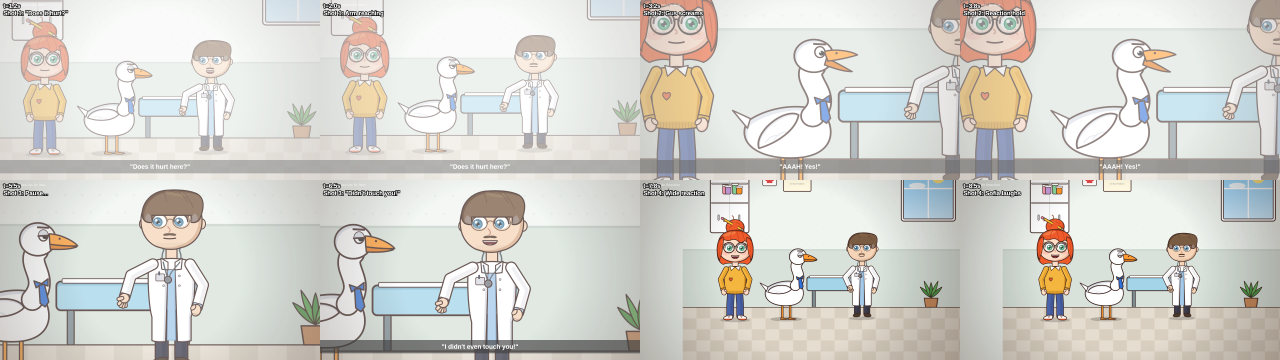
#> input picture test_scene2_stills.png, 3840 x 1080 px, given in place of cm_cap_canal_2013.jpg, which was not available (shown at 1/3 size)
$ python cover.py
#> lines starting #> are read from the running program, lines starting #| are printed output that depends on the picture
### whyhow/covers_v4.py
# Thumbnails v4 — "White over footage + one coral word" design system (designer spec, Nov 26 2026).
# Inter Display Black caps, -0.02em tracking, hanging coral plate, white location kicker, clean grade, local scrim.
# Run: python3 covers_v4.py   (writes *_cover_G.jpg / *_cover_H.jpg + phone-size previews to stdout list)
import numpy as np
from PIL import Image, ImageDraw, ImageFont, ImageFilter
W, H = 1280, 720
import os, json
CORAL = tuple(json.loads(os.environ.get('PLATE', '[228,87,46]'))); PTXT = tuple(json.loads(os.environ.get('PTXT', '[255,255,255]'))); INK = (16, 18, 20); NAVY = np.array([20, 26, 33], float)
FD = '/usr/share/fonts/opentype/inter/'
BLACK, SEMI = FD + 'InterDisplay-Black.otf', FD + 'InterDisplay-SemiBold.otf'

def crop(path, zoom=1.0, ax=0.5, ay=0.5):
#> called with zoom = 1.05, ax = 0.6, ay = 0.5
    im = Image.open(path).convert('RGB'); s = max(W / im.width, H / im.height) * zoom
#> after `s = max(W / im.width, H / im.height) * zoom`: s = 0.7
    im = im.resize((round(im.width * s), round(im.height * s)), Image.LANCZOS)
#> im: PIL image 2688x756 RGB
    x = round((im.width - W) * ax); y = round((im.height - H) * ay); return im.crop((x, y, x + W, y + H))
#> after `x = round((im.width - W) * ax)`: x = 845
#> after `y = round((im.height - H) * ay)`: y = 18
#> after `return im.crop((x, y, x + W, y + H))`:
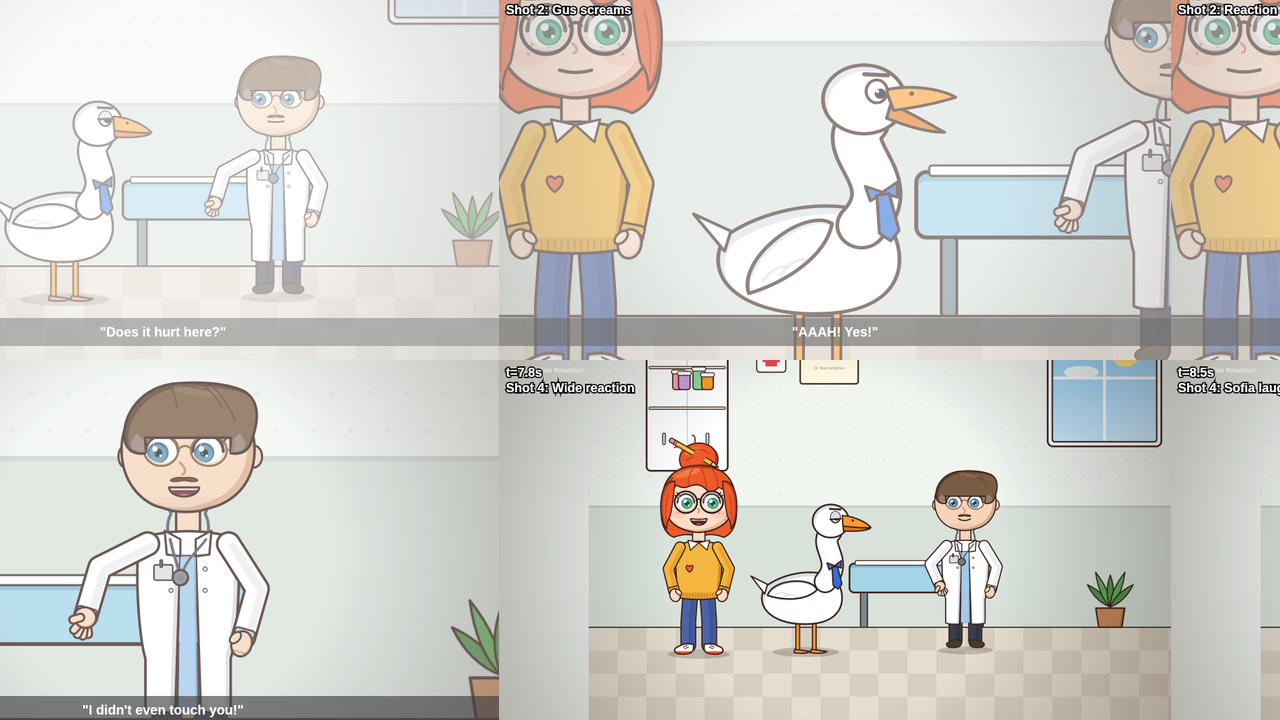
#> returned value: PIL image 1280x720 RGB; mean R, G, B 211, 210.2, 204.1

def grade(im, sat=1.08, teal=0.0, warm=0.0):
#> called with sat = 1.22, teal = 0, warm = 1
    a = np.asarray(im).astype(float) / 255
    for c in range(3):  # dehaze: per-channel levels
        lo, hi = np.percentile(a[..., c], 4), np.percentile(a[..., c], 99.5); a[..., c] = np.clip((a[..., c] - lo) / max(hi - lo, 1e-3), 0, 1)
#> this loop made 3 passes
#> lo on passes 1 to 3: 0.486, 0.478, 0.443
    a = a + 0.10 * (a - 0.5) * (1 - np.abs(2 * a - 1))            # gentle S-curve
    a = np.clip(a, 0, 1); L = a @ [0.2126, 0.7152, 0.0722]
    a = L[..., None] + (a - L[..., None]) * sat                    # saturation
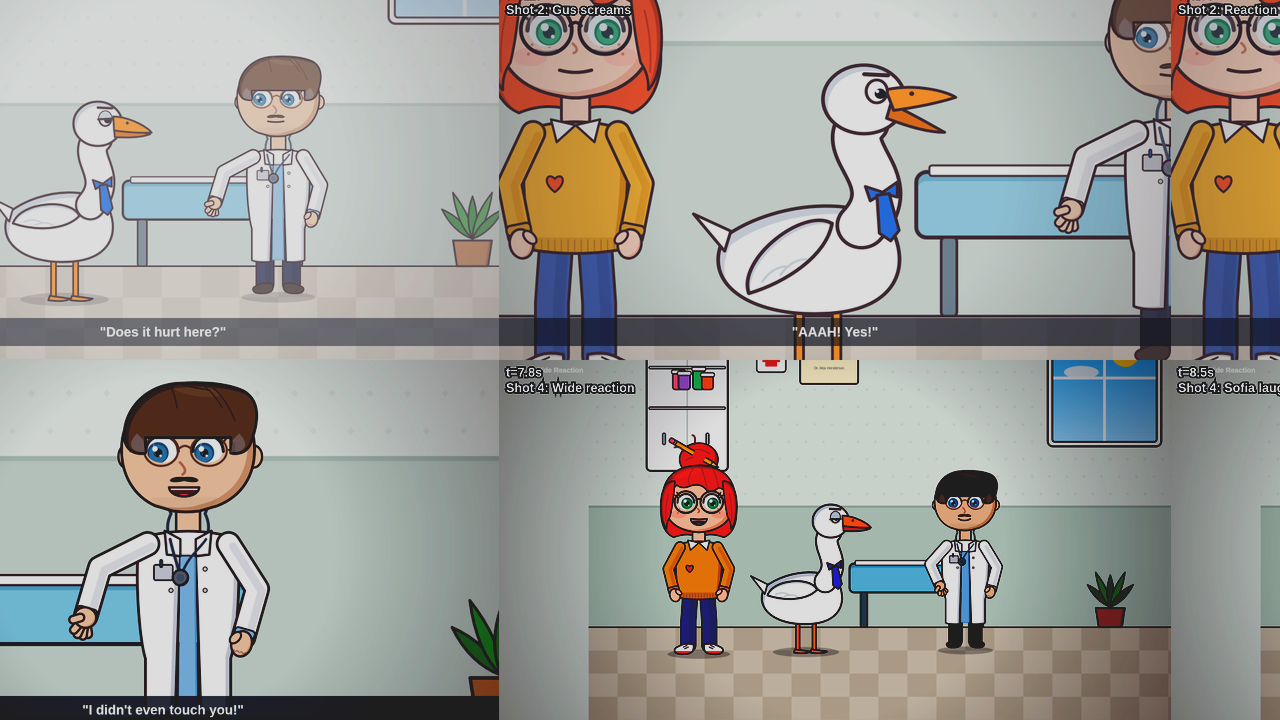
#> a: shape (720, 1280, 3) float64; mean R, G, B 0.679, 0.68, 0.654; drawn with min black and max white
    if teal: b = (a[..., 2] > a[..., 0]) ; a[..., 1] += teal * 0.04 * b; a[..., 0] -= teal * 0.05 * b
    if warm: a[..., 0] += warm * 0.03 * L; a[..., 2] -= warm * 0.03 * L
    sh = np.clip(1 - L / 0.45, 0, 1)[..., None] * 0.35              # split tone: shadows toward video navy
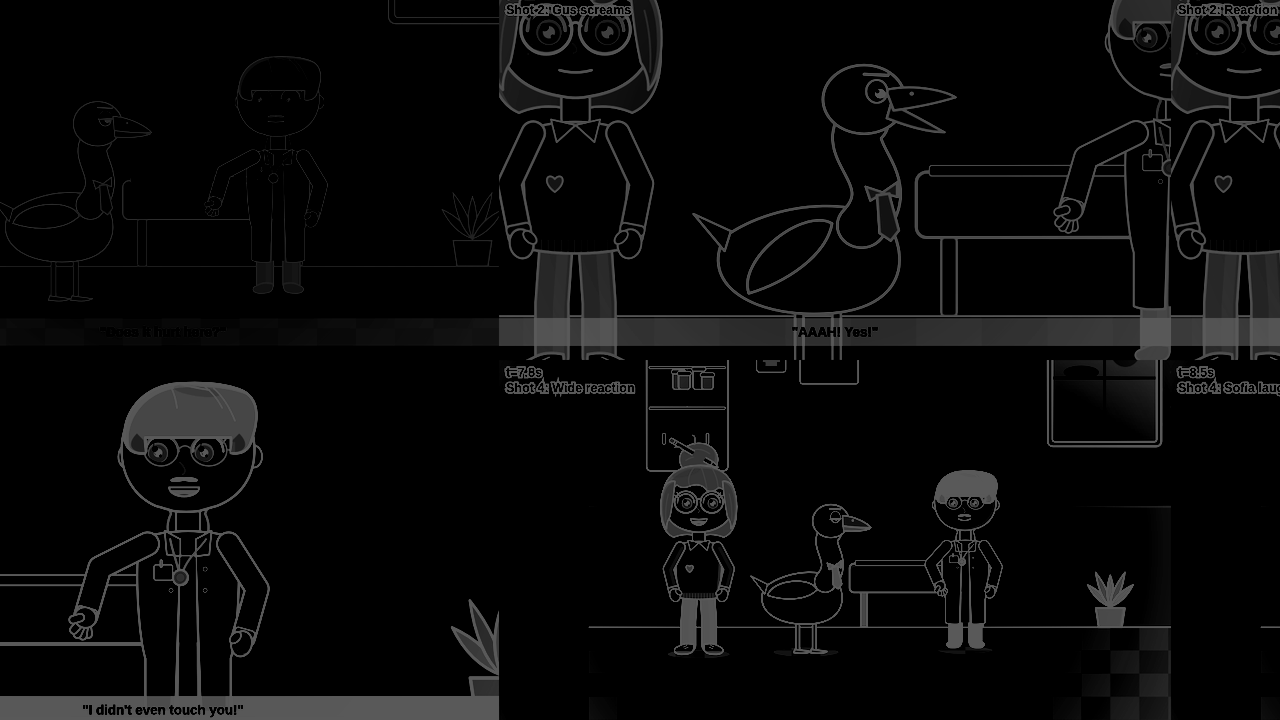
#> sh: shape (720, 1280, 1) float64; min 0, max 0.35, mean 0.0353
    a = a * (1 - sh) + (NAVY / 255) * sh
    return Image.fromarray((np.clip(a, 0, 1) * 255).astype(np.uint8))
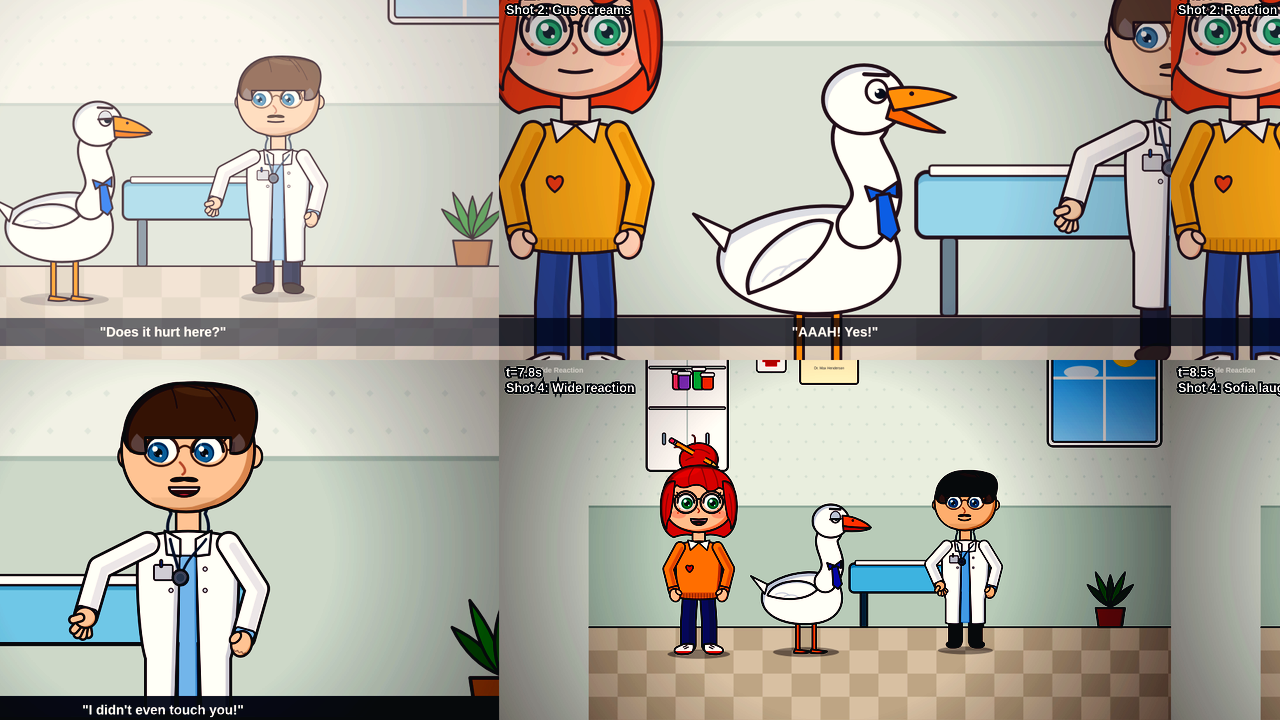
#> returned value: PIL image 1280x720 RGB; mean R, G, B 176.7, 173, 161.2

def overlay(im, side='left', blob=None, scrim=0.60):
#> called with side = 'left', scrim = 0.45
    a = np.asarray(im).astype(float); X = np.linspace(0, 1, W)[None, :]
    g = np.clip(1 - (X if side == 'left' else 1 - X) / 0.55, 0, 1) * scrim
    if blob: cx, cy, rx, ry = blob; yy, xx = np.mgrid[0:H, 0:W]; g = np.maximum(g, np.clip(1 - ((xx - cx) / rx) ** 2 - ((yy - cy) / ry) ** 2, 0, 1) * 0.35)
    yy, xx = np.mgrid[0:H, 0:W]; d = np.sqrt(((xx - W / 2) / (W / 2)) ** 2 + ((yy - H / 2) / (H / 2)) ** 2) / np.sqrt(2)
    g = 1 - (1 - g) * (1 - np.clip((d - 0.55) / 0.45, 0, 1) * 0.22)
    a = a * (1 - g[..., None]) + np.array(INK) * g[..., None]; return Image.fromarray(a.astype(np.uint8))
#> after `a = a * (1 - g[..., None]) + np.array(INK) * g[..., None]`:
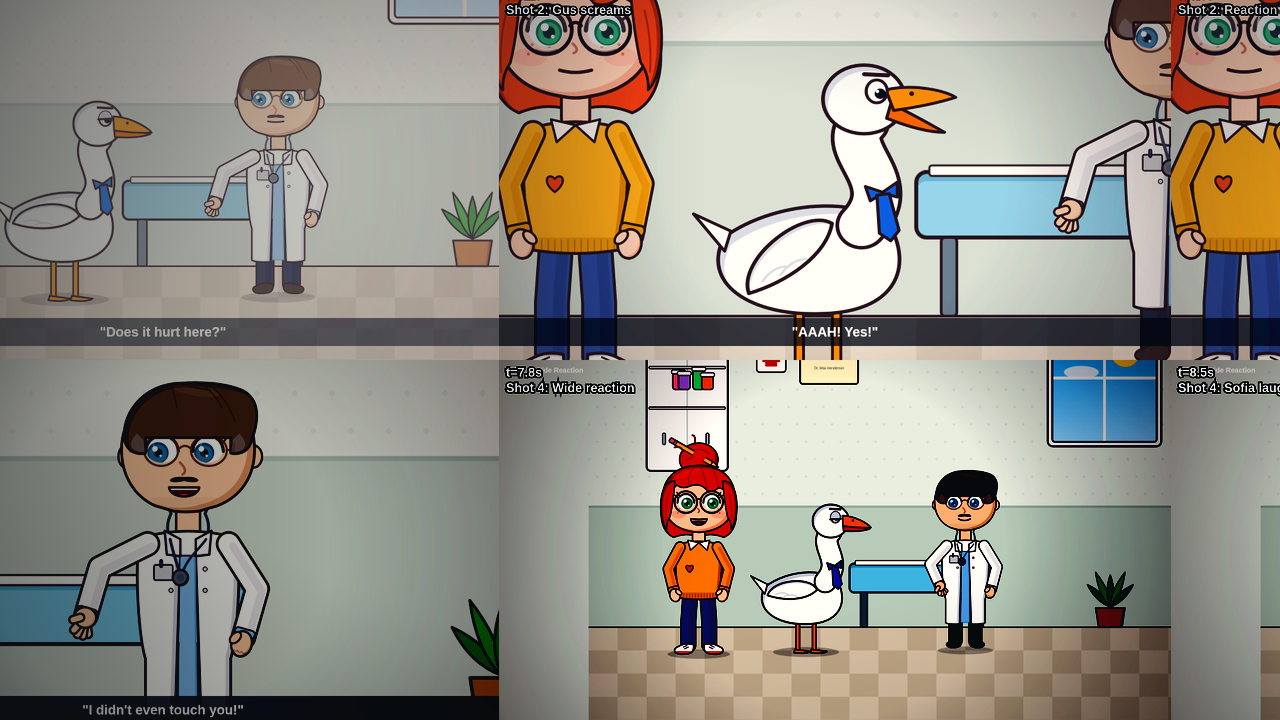
#> a: shape (720, 1280, 3) float64; mean R, G, B 150.3, 147.2, 137.3

def track_text(d, x, y, s, font, track, fill):
    for ch in s: d.text((x, y), ch, font=font, fill=fill); x += font.getlength(ch) + track
def width(s, font, track): return sum(font.getlength(c) for c in s) + track * (len(s) - 1)

# [28 lines left out: function compose, not called in this run]

# [13 lines that do not run on import are left out]

### whyhow/ep17_phoenix/cover.py
# EP17 cover base (owner's Hong Kong look): run from whyhow/: python3 ep17_phoenix/cover.py && node ep17_phoenix/cover.js
import sys, os; sys.path.insert(0, os.path.dirname(os.path.dirname(os.path.abspath(__file__))))
from covers_v4 import crop, grade, overlay
D = os.path.dirname(os.path.abspath(__file__))
for src, out, c in [('footage/cm_cap_canal_2013.jpg', 'cover_base_cap.jpg', dict(zoom=1.05, ax=0.6, ay=0.5)), ('footage/cm_grand_canal_camelback.jpg', 'cover_base_canal.jpg', dict(zoom=1.05, ax=0.5, ay=0.55))]:
    overlay(grade(crop(os.path.join(D, src), **c), sat=1.22, warm=1), 'left', None, 0.45).save(os.path.join(D, out), quality=95)
#> pass 2 of the loop `for src, out, c in [('footage/cm_cap_canal_2013.jpg', 'cover_base_cap...`:
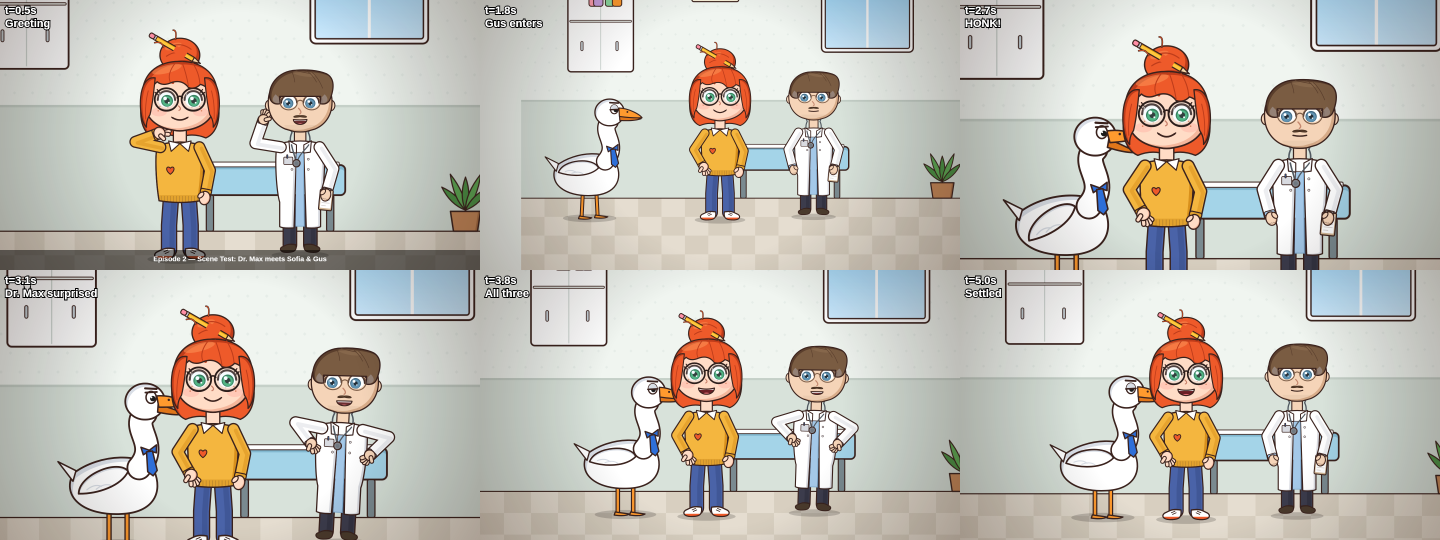
#> input picture test_scene_stills.png, 2880 x 1080 px, given in place of cm_grand_canal_camelback.jpg, which was not available (shown at 1/2 size)
#> in crop (call 2), `return im.crop((x, y, x + W, y + H))`:
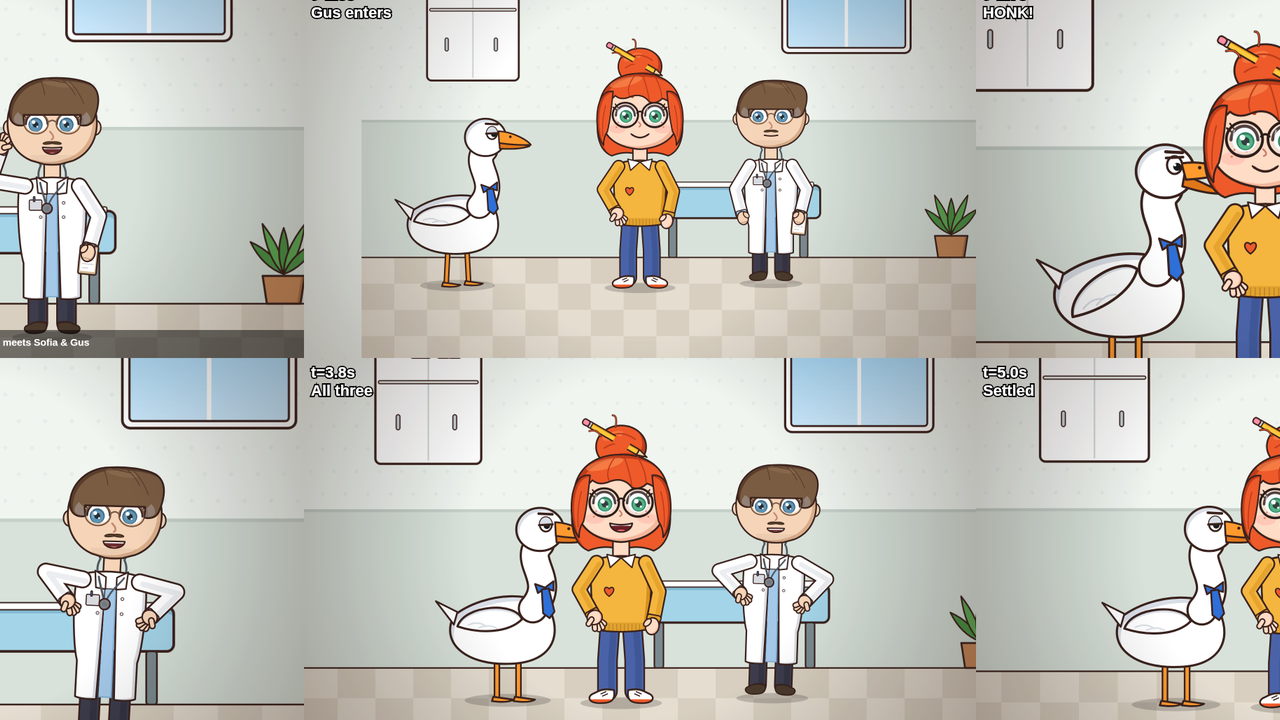
#> returned value: PIL image 1280x720 RGB; mean R, G, B 198.2, 196.6, 188.7
#> the loop in grade (call 2), `for c in range(3):` made 3 passes
#> lo on passes 1 to 3: 0.29, 0.243, 0.165
#> in overlay (call 2), `a = a * (1 - g[..., None]) + np.array(INK) * g[..., None]`:
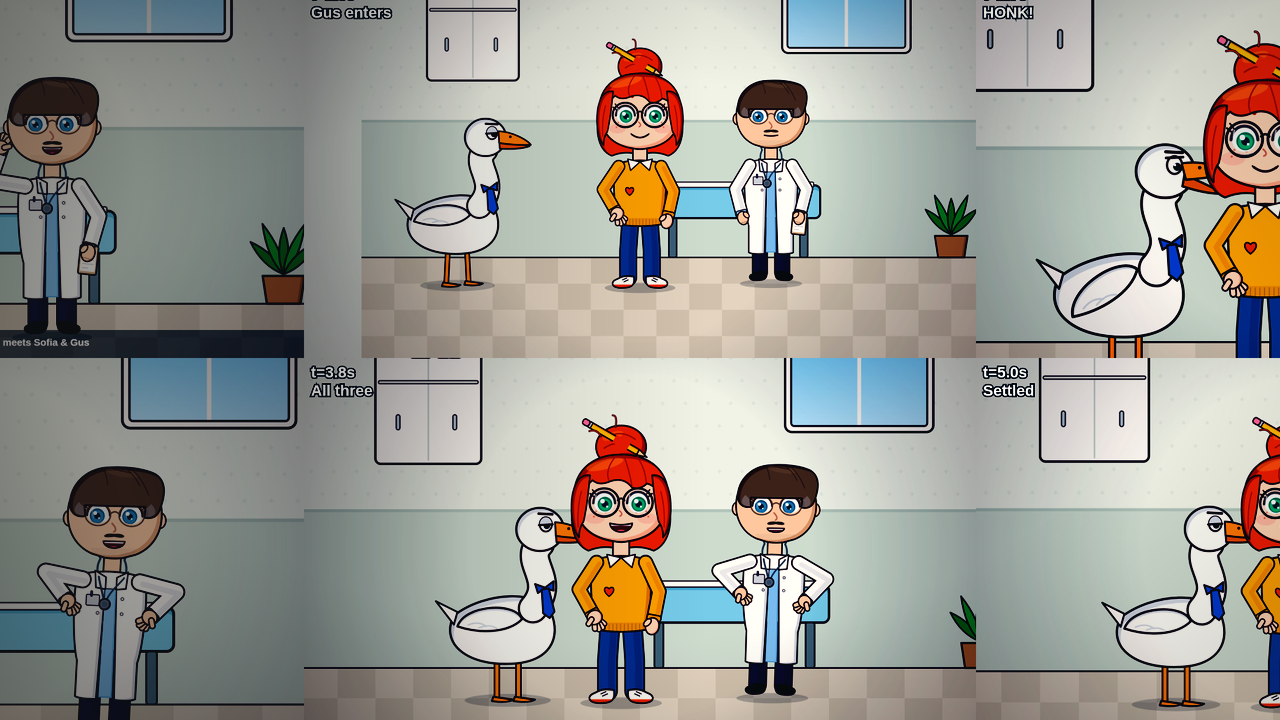
#> a: shape (720, 1280, 3) float64; mean R, G, B 156.3, 155.7, 148.5
